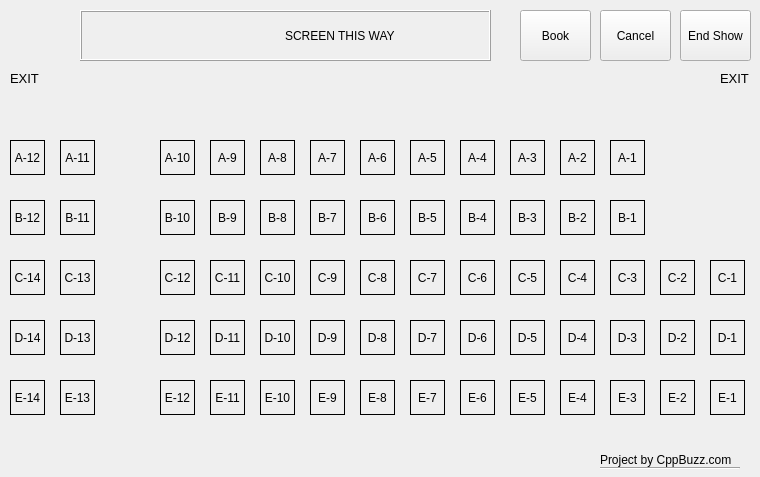
<?xml version="1.0" encoding="UTF-8"?>
<ui version="4.0">
 <class>MainWindow</class>
 <widget class="QMainWindow" name="MainWindow">
  <property name="geometry">
   <rect>
    <x>0</x>
    <y>0</y>
    <width>760</width>
    <height>477</height>
   </rect>
  </property>
  <property name="windowTitle">
   <string>Movie Ticket Booking 1.0</string>
  </property>
  <widget class="QWidget" name="centralWidget">
   <widget class="QPushButton" name="btnBook">
    <property name="geometry">
     <rect>
      <x>520</x>
      <y>10</y>
      <width>71</width>
      <height>51</height>
     </rect>
    </property>
    <property name="text">
     <string>Book</string>
    </property>
   </widget>
   <widget class="QPushButton" name="btnCancel">
    <property name="geometry">
     <rect>
      <x>600</x>
      <y>10</y>
      <width>71</width>
      <height>51</height>
     </rect>
    </property>
    <property name="text">
     <string>Cancel</string>
    </property>
   </widget>
   <widget class="QPushButton" name="btnReset">
    <property name="geometry">
     <rect>
      <x>680</x>
      <y>10</y>
      <width>71</width>
      <height>51</height>
     </rect>
    </property>
    <property name="text">
     <string>End Show</string>
    </property>
   </widget>
   <widget class="QLabel" name="label">
    <property name="geometry">
     <rect>
      <x>720</x>
      <y>70</y>
      <width>31</width>
      <height>16</height>
     </rect>
    </property>
    <property name="font">
     <font>
      <pointsize>10</pointsize>
     </font>
    </property>
    <property name="text">
     <string>EXIT</string>
    </property>
   </widget>
   <widget class="QLabel" name="label_2">
    <property name="geometry">
     <rect>
      <x>10</x>
      <y>70</y>
      <width>31</width>
      <height>16</height>
     </rect>
    </property>
    <property name="font">
     <font>
      <pointsize>10</pointsize>
     </font>
    </property>
    <property name="text">
     <string>EXIT</string>
    </property>
   </widget>
   <widget class="QLabel" name="label_3">
    <property name="geometry">
     <rect>
      <x>80</x>
      <y>10</y>
      <width>411</width>
      <height>51</height>
     </rect>
    </property>
    <property name="frameShape">
     <enum>QFrame::Box</enum>
    </property>
    <property name="frameShadow">
     <enum>QFrame::Raised</enum>
    </property>
    <property name="text">
     <string>                                                             SCREEN THIS WAY</string>
    </property>
    <property name="alignment">
     <set>Qt::AlignJustify|Qt::AlignVCenter</set>
    </property>
   </widget>
   <widget class="QLabel" name="lblA1">
    <property name="geometry">
     <rect>
      <x>610</x>
      <y>140</y>
      <width>35</width>
      <height>35</height>
     </rect>
    </property>
    <property name="frameShape">
     <enum>QFrame::Box</enum>
    </property>
    <property name="text">
     <string>A-1</string>
    </property>
    <property name="alignment">
     <set>Qt::AlignCenter</set>
    </property>
   </widget>
   <widget class="QLabel" name="lblA2">
    <property name="geometry">
     <rect>
      <x>560</x>
      <y>140</y>
      <width>35</width>
      <height>35</height>
     </rect>
    </property>
    <property name="frameShape">
     <enum>QFrame::Box</enum>
    </property>
    <property name="text">
     <string>A-2</string>
    </property>
    <property name="alignment">
     <set>Qt::AlignCenter</set>
    </property>
   </widget>
   <widget class="QLabel" name="lblA3">
    <property name="geometry">
     <rect>
      <x>510</x>
      <y>140</y>
      <width>35</width>
      <height>35</height>
     </rect>
    </property>
    <property name="frameShape">
     <enum>QFrame::Box</enum>
    </property>
    <property name="text">
     <string>A-3</string>
    </property>
    <property name="alignment">
     <set>Qt::AlignCenter</set>
    </property>
   </widget>
   <widget class="QLabel" name="lblA5">
    <property name="geometry">
     <rect>
      <x>410</x>
      <y>140</y>
      <width>35</width>
      <height>35</height>
     </rect>
    </property>
    <property name="frameShape">
     <enum>QFrame::Box</enum>
    </property>
    <property name="text">
     <string>A-5</string>
    </property>
    <property name="alignment">
     <set>Qt::AlignCenter</set>
    </property>
   </widget>
   <widget class="QLabel" name="lblA6">
    <property name="geometry">
     <rect>
      <x>360</x>
      <y>140</y>
      <width>35</width>
      <height>35</height>
     </rect>
    </property>
    <property name="frameShape">
     <enum>QFrame::Box</enum>
    </property>
    <property name="text">
     <string>A-6</string>
    </property>
    <property name="alignment">
     <set>Qt::AlignCenter</set>
    </property>
   </widget>
   <widget class="QLabel" name="lblA4">
    <property name="geometry">
     <rect>
      <x>460</x>
      <y>140</y>
      <width>35</width>
      <height>35</height>
     </rect>
    </property>
    <property name="frameShape">
     <enum>QFrame::Box</enum>
    </property>
    <property name="text">
     <string>A-4</string>
    </property>
    <property name="alignment">
     <set>Qt::AlignCenter</set>
    </property>
   </widget>
   <widget class="QLabel" name="lblA8">
    <property name="geometry">
     <rect>
      <x>260</x>
      <y>140</y>
      <width>35</width>
      <height>35</height>
     </rect>
    </property>
    <property name="frameShape">
     <enum>QFrame::Box</enum>
    </property>
    <property name="text">
     <string>A-8</string>
    </property>
    <property name="alignment">
     <set>Qt::AlignCenter</set>
    </property>
   </widget>
   <widget class="QLabel" name="lblA9">
    <property name="geometry">
     <rect>
      <x>210</x>
      <y>140</y>
      <width>35</width>
      <height>35</height>
     </rect>
    </property>
    <property name="frameShape">
     <enum>QFrame::Box</enum>
    </property>
    <property name="text">
     <string>A-9</string>
    </property>
    <property name="alignment">
     <set>Qt::AlignCenter</set>
    </property>
   </widget>
   <widget class="QLabel" name="lblA7">
    <property name="geometry">
     <rect>
      <x>310</x>
      <y>140</y>
      <width>35</width>
      <height>35</height>
     </rect>
    </property>
    <property name="frameShape">
     <enum>QFrame::Box</enum>
    </property>
    <property name="text">
     <string>A-7</string>
    </property>
    <property name="alignment">
     <set>Qt::AlignCenter</set>
    </property>
   </widget>
   <widget class="QLabel" name="lblA12">
    <property name="geometry">
     <rect>
      <x>10</x>
      <y>140</y>
      <width>35</width>
      <height>35</height>
     </rect>
    </property>
    <property name="frameShape">
     <enum>QFrame::Box</enum>
    </property>
    <property name="text">
     <string>A-12</string>
    </property>
    <property name="alignment">
     <set>Qt::AlignCenter</set>
    </property>
   </widget>
   <widget class="QLabel" name="lblA11">
    <property name="geometry">
     <rect>
      <x>60</x>
      <y>140</y>
      <width>35</width>
      <height>35</height>
     </rect>
    </property>
    <property name="frameShape">
     <enum>QFrame::Box</enum>
    </property>
    <property name="text">
     <string>A-11</string>
    </property>
    <property name="alignment">
     <set>Qt::AlignCenter</set>
    </property>
   </widget>
   <widget class="QLabel" name="lblA10">
    <property name="geometry">
     <rect>
      <x>160</x>
      <y>140</y>
      <width>35</width>
      <height>35</height>
     </rect>
    </property>
    <property name="frameShape">
     <enum>QFrame::Box</enum>
    </property>
    <property name="text">
     <string>A-10</string>
    </property>
    <property name="alignment">
     <set>Qt::AlignCenter</set>
    </property>
   </widget>
   <widget class="QLabel" name="lblB2">
    <property name="geometry">
     <rect>
      <x>560</x>
      <y>200</y>
      <width>35</width>
      <height>35</height>
     </rect>
    </property>
    <property name="frameShape">
     <enum>QFrame::Box</enum>
    </property>
    <property name="text">
     <string>B-2</string>
    </property>
    <property name="alignment">
     <set>Qt::AlignCenter</set>
    </property>
   </widget>
   <widget class="QLabel" name="lblB6">
    <property name="geometry">
     <rect>
      <x>360</x>
      <y>200</y>
      <width>35</width>
      <height>35</height>
     </rect>
    </property>
    <property name="frameShape">
     <enum>QFrame::Box</enum>
    </property>
    <property name="text">
     <string>B-6</string>
    </property>
    <property name="alignment">
     <set>Qt::AlignCenter</set>
    </property>
   </widget>
   <widget class="QLabel" name="lblB11">
    <property name="geometry">
     <rect>
      <x>60</x>
      <y>200</y>
      <width>35</width>
      <height>35</height>
     </rect>
    </property>
    <property name="frameShape">
     <enum>QFrame::Box</enum>
    </property>
    <property name="text">
     <string>B-11</string>
    </property>
    <property name="alignment">
     <set>Qt::AlignCenter</set>
    </property>
   </widget>
   <widget class="QLabel" name="lblB3">
    <property name="geometry">
     <rect>
      <x>510</x>
      <y>200</y>
      <width>35</width>
      <height>35</height>
     </rect>
    </property>
    <property name="frameShape">
     <enum>QFrame::Box</enum>
    </property>
    <property name="text">
     <string>B-3</string>
    </property>
    <property name="alignment">
     <set>Qt::AlignCenter</set>
    </property>
   </widget>
   <widget class="QLabel" name="lblB7">
    <property name="geometry">
     <rect>
      <x>310</x>
      <y>200</y>
      <width>35</width>
      <height>35</height>
     </rect>
    </property>
    <property name="frameShape">
     <enum>QFrame::Box</enum>
    </property>
    <property name="text">
     <string>B-7</string>
    </property>
    <property name="alignment">
     <set>Qt::AlignCenter</set>
    </property>
   </widget>
   <widget class="QLabel" name="lblB1">
    <property name="geometry">
     <rect>
      <x>610</x>
      <y>200</y>
      <width>35</width>
      <height>35</height>
     </rect>
    </property>
    <property name="frameShape">
     <enum>QFrame::Box</enum>
    </property>
    <property name="text">
     <string>B-1</string>
    </property>
    <property name="alignment">
     <set>Qt::AlignCenter</set>
    </property>
   </widget>
   <widget class="QLabel" name="lblB9">
    <property name="geometry">
     <rect>
      <x>210</x>
      <y>200</y>
      <width>35</width>
      <height>35</height>
     </rect>
    </property>
    <property name="frameShape">
     <enum>QFrame::Box</enum>
    </property>
    <property name="text">
     <string>B-9</string>
    </property>
    <property name="alignment">
     <set>Qt::AlignCenter</set>
    </property>
   </widget>
   <widget class="QLabel" name="lblB12">
    <property name="geometry">
     <rect>
      <x>10</x>
      <y>200</y>
      <width>35</width>
      <height>35</height>
     </rect>
    </property>
    <property name="frameShape">
     <enum>QFrame::Box</enum>
    </property>
    <property name="text">
     <string>B-12</string>
    </property>
    <property name="alignment">
     <set>Qt::AlignCenter</set>
    </property>
   </widget>
   <widget class="QLabel" name="lblB4">
    <property name="geometry">
     <rect>
      <x>460</x>
      <y>200</y>
      <width>35</width>
      <height>35</height>
     </rect>
    </property>
    <property name="frameShape">
     <enum>QFrame::Box</enum>
    </property>
    <property name="text">
     <string>B-4</string>
    </property>
    <property name="alignment">
     <set>Qt::AlignCenter</set>
    </property>
   </widget>
   <widget class="QLabel" name="lblB10">
    <property name="geometry">
     <rect>
      <x>160</x>
      <y>200</y>
      <width>35</width>
      <height>35</height>
     </rect>
    </property>
    <property name="frameShape">
     <enum>QFrame::Box</enum>
    </property>
    <property name="text">
     <string>B-10</string>
    </property>
    <property name="alignment">
     <set>Qt::AlignCenter</set>
    </property>
   </widget>
   <widget class="QLabel" name="lblB5">
    <property name="geometry">
     <rect>
      <x>410</x>
      <y>200</y>
      <width>35</width>
      <height>35</height>
     </rect>
    </property>
    <property name="frameShape">
     <enum>QFrame::Box</enum>
    </property>
    <property name="text">
     <string>B-5</string>
    </property>
    <property name="alignment">
     <set>Qt::AlignCenter</set>
    </property>
   </widget>
   <widget class="QLabel" name="lblB8">
    <property name="geometry">
     <rect>
      <x>260</x>
      <y>200</y>
      <width>35</width>
      <height>35</height>
     </rect>
    </property>
    <property name="frameShape">
     <enum>QFrame::Box</enum>
    </property>
    <property name="text">
     <string>B-8</string>
    </property>
    <property name="alignment">
     <set>Qt::AlignCenter</set>
    </property>
   </widget>
   <widget class="QLabel" name="lblC4">
    <property name="geometry">
     <rect>
      <x>560</x>
      <y>260</y>
      <width>35</width>
      <height>35</height>
     </rect>
    </property>
    <property name="frameShape">
     <enum>QFrame::Box</enum>
    </property>
    <property name="text">
     <string>C-4</string>
    </property>
    <property name="alignment">
     <set>Qt::AlignCenter</set>
    </property>
   </widget>
   <widget class="QLabel" name="lblC8">
    <property name="geometry">
     <rect>
      <x>360</x>
      <y>260</y>
      <width>35</width>
      <height>35</height>
     </rect>
    </property>
    <property name="frameShape">
     <enum>QFrame::Box</enum>
    </property>
    <property name="text">
     <string>C-8</string>
    </property>
    <property name="alignment">
     <set>Qt::AlignCenter</set>
    </property>
   </widget>
   <widget class="QLabel" name="lblC13">
    <property name="geometry">
     <rect>
      <x>60</x>
      <y>260</y>
      <width>35</width>
      <height>35</height>
     </rect>
    </property>
    <property name="frameShape">
     <enum>QFrame::Box</enum>
    </property>
    <property name="text">
     <string>C-13</string>
    </property>
    <property name="alignment">
     <set>Qt::AlignCenter</set>
    </property>
   </widget>
   <widget class="QLabel" name="lblC5">
    <property name="geometry">
     <rect>
      <x>510</x>
      <y>260</y>
      <width>35</width>
      <height>35</height>
     </rect>
    </property>
    <property name="frameShape">
     <enum>QFrame::Box</enum>
    </property>
    <property name="text">
     <string>C-5</string>
    </property>
    <property name="alignment">
     <set>Qt::AlignCenter</set>
    </property>
   </widget>
   <widget class="QLabel" name="lblC9">
    <property name="geometry">
     <rect>
      <x>310</x>
      <y>260</y>
      <width>35</width>
      <height>35</height>
     </rect>
    </property>
    <property name="frameShape">
     <enum>QFrame::Box</enum>
    </property>
    <property name="text">
     <string>C-9</string>
    </property>
    <property name="alignment">
     <set>Qt::AlignCenter</set>
    </property>
   </widget>
   <widget class="QLabel" name="lblC3">
    <property name="geometry">
     <rect>
      <x>610</x>
      <y>260</y>
      <width>35</width>
      <height>35</height>
     </rect>
    </property>
    <property name="frameShape">
     <enum>QFrame::Box</enum>
    </property>
    <property name="text">
     <string>C-3</string>
    </property>
    <property name="alignment">
     <set>Qt::AlignCenter</set>
    </property>
   </widget>
   <widget class="QLabel" name="lblC11">
    <property name="geometry">
     <rect>
      <x>210</x>
      <y>260</y>
      <width>35</width>
      <height>35</height>
     </rect>
    </property>
    <property name="frameShape">
     <enum>QFrame::Box</enum>
    </property>
    <property name="text">
     <string>C-11</string>
    </property>
    <property name="alignment">
     <set>Qt::AlignCenter</set>
    </property>
   </widget>
   <widget class="QLabel" name="lblC14">
    <property name="geometry">
     <rect>
      <x>10</x>
      <y>260</y>
      <width>35</width>
      <height>35</height>
     </rect>
    </property>
    <property name="frameShape">
     <enum>QFrame::Box</enum>
    </property>
    <property name="text">
     <string>C-14</string>
    </property>
    <property name="alignment">
     <set>Qt::AlignCenter</set>
    </property>
   </widget>
   <widget class="QLabel" name="lblC6">
    <property name="geometry">
     <rect>
      <x>460</x>
      <y>260</y>
      <width>35</width>
      <height>35</height>
     </rect>
    </property>
    <property name="frameShape">
     <enum>QFrame::Box</enum>
    </property>
    <property name="text">
     <string>C-6</string>
    </property>
    <property name="alignment">
     <set>Qt::AlignCenter</set>
    </property>
   </widget>
   <widget class="QLabel" name="lblC12">
    <property name="geometry">
     <rect>
      <x>160</x>
      <y>260</y>
      <width>35</width>
      <height>35</height>
     </rect>
    </property>
    <property name="frameShape">
     <enum>QFrame::Box</enum>
    </property>
    <property name="text">
     <string>C-12</string>
    </property>
    <property name="alignment">
     <set>Qt::AlignCenter</set>
    </property>
   </widget>
   <widget class="QLabel" name="lblC7">
    <property name="geometry">
     <rect>
      <x>410</x>
      <y>260</y>
      <width>35</width>
      <height>35</height>
     </rect>
    </property>
    <property name="frameShape">
     <enum>QFrame::Box</enum>
    </property>
    <property name="text">
     <string>C-7</string>
    </property>
    <property name="alignment">
     <set>Qt::AlignCenter</set>
    </property>
   </widget>
   <widget class="QLabel" name="lblC10">
    <property name="geometry">
     <rect>
      <x>260</x>
      <y>260</y>
      <width>35</width>
      <height>35</height>
     </rect>
    </property>
    <property name="frameShape">
     <enum>QFrame::Box</enum>
    </property>
    <property name="text">
     <string>C-10</string>
    </property>
    <property name="alignment">
     <set>Qt::AlignCenter</set>
    </property>
   </widget>
   <widget class="QLabel" name="lblD4">
    <property name="geometry">
     <rect>
      <x>560</x>
      <y>320</y>
      <width>35</width>
      <height>35</height>
     </rect>
    </property>
    <property name="frameShape">
     <enum>QFrame::Box</enum>
    </property>
    <property name="text">
     <string>D-4</string>
    </property>
    <property name="alignment">
     <set>Qt::AlignCenter</set>
    </property>
   </widget>
   <widget class="QLabel" name="lblD8">
    <property name="geometry">
     <rect>
      <x>360</x>
      <y>320</y>
      <width>35</width>
      <height>35</height>
     </rect>
    </property>
    <property name="frameShape">
     <enum>QFrame::Box</enum>
    </property>
    <property name="text">
     <string>D-8</string>
    </property>
    <property name="alignment">
     <set>Qt::AlignCenter</set>
    </property>
   </widget>
   <widget class="QLabel" name="lblD13">
    <property name="geometry">
     <rect>
      <x>60</x>
      <y>320</y>
      <width>35</width>
      <height>35</height>
     </rect>
    </property>
    <property name="frameShape">
     <enum>QFrame::Box</enum>
    </property>
    <property name="text">
     <string>D-13</string>
    </property>
    <property name="alignment">
     <set>Qt::AlignCenter</set>
    </property>
   </widget>
   <widget class="QLabel" name="lblD5">
    <property name="geometry">
     <rect>
      <x>510</x>
      <y>320</y>
      <width>35</width>
      <height>35</height>
     </rect>
    </property>
    <property name="frameShape">
     <enum>QFrame::Box</enum>
    </property>
    <property name="text">
     <string>D-5</string>
    </property>
    <property name="alignment">
     <set>Qt::AlignCenter</set>
    </property>
   </widget>
   <widget class="QLabel" name="lblD9">
    <property name="geometry">
     <rect>
      <x>310</x>
      <y>320</y>
      <width>35</width>
      <height>35</height>
     </rect>
    </property>
    <property name="frameShape">
     <enum>QFrame::Box</enum>
    </property>
    <property name="text">
     <string>D-9</string>
    </property>
    <property name="alignment">
     <set>Qt::AlignCenter</set>
    </property>
   </widget>
   <widget class="QLabel" name="lblD3">
    <property name="geometry">
     <rect>
      <x>610</x>
      <y>320</y>
      <width>35</width>
      <height>35</height>
     </rect>
    </property>
    <property name="frameShape">
     <enum>QFrame::Box</enum>
    </property>
    <property name="text">
     <string>D-3</string>
    </property>
    <property name="alignment">
     <set>Qt::AlignCenter</set>
    </property>
   </widget>
   <widget class="QLabel" name="lblD11">
    <property name="geometry">
     <rect>
      <x>210</x>
      <y>320</y>
      <width>35</width>
      <height>35</height>
     </rect>
    </property>
    <property name="frameShape">
     <enum>QFrame::Box</enum>
    </property>
    <property name="text">
     <string>D-11</string>
    </property>
    <property name="alignment">
     <set>Qt::AlignCenter</set>
    </property>
   </widget>
   <widget class="QLabel" name="lblD14">
    <property name="geometry">
     <rect>
      <x>10</x>
      <y>320</y>
      <width>35</width>
      <height>35</height>
     </rect>
    </property>
    <property name="frameShape">
     <enum>QFrame::Box</enum>
    </property>
    <property name="text">
     <string>D-14</string>
    </property>
    <property name="alignment">
     <set>Qt::AlignCenter</set>
    </property>
   </widget>
   <widget class="QLabel" name="lblD6">
    <property name="geometry">
     <rect>
      <x>460</x>
      <y>320</y>
      <width>35</width>
      <height>35</height>
     </rect>
    </property>
    <property name="frameShape">
     <enum>QFrame::Box</enum>
    </property>
    <property name="text">
     <string>D-6</string>
    </property>
    <property name="alignment">
     <set>Qt::AlignCenter</set>
    </property>
   </widget>
   <widget class="QLabel" name="lblD12">
    <property name="geometry">
     <rect>
      <x>160</x>
      <y>320</y>
      <width>35</width>
      <height>35</height>
     </rect>
    </property>
    <property name="frameShape">
     <enum>QFrame::Box</enum>
    </property>
    <property name="text">
     <string>D-12</string>
    </property>
    <property name="alignment">
     <set>Qt::AlignCenter</set>
    </property>
   </widget>
   <widget class="QLabel" name="lblD7">
    <property name="geometry">
     <rect>
      <x>410</x>
      <y>320</y>
      <width>35</width>
      <height>35</height>
     </rect>
    </property>
    <property name="frameShape">
     <enum>QFrame::Box</enum>
    </property>
    <property name="text">
     <string>D-7</string>
    </property>
    <property name="alignment">
     <set>Qt::AlignCenter</set>
    </property>
   </widget>
   <widget class="QLabel" name="lblD10">
    <property name="geometry">
     <rect>
      <x>260</x>
      <y>320</y>
      <width>35</width>
      <height>35</height>
     </rect>
    </property>
    <property name="frameShape">
     <enum>QFrame::Box</enum>
    </property>
    <property name="text">
     <string>D-10</string>
    </property>
    <property name="alignment">
     <set>Qt::AlignCenter</set>
    </property>
   </widget>
   <widget class="QLabel" name="lblE4">
    <property name="geometry">
     <rect>
      <x>560</x>
      <y>380</y>
      <width>35</width>
      <height>35</height>
     </rect>
    </property>
    <property name="frameShape">
     <enum>QFrame::Box</enum>
    </property>
    <property name="text">
     <string>E-4</string>
    </property>
    <property name="alignment">
     <set>Qt::AlignCenter</set>
    </property>
   </widget>
   <widget class="QLabel" name="lblE8">
    <property name="geometry">
     <rect>
      <x>360</x>
      <y>380</y>
      <width>35</width>
      <height>35</height>
     </rect>
    </property>
    <property name="frameShape">
     <enum>QFrame::Box</enum>
    </property>
    <property name="text">
     <string>E-8</string>
    </property>
    <property name="alignment">
     <set>Qt::AlignCenter</set>
    </property>
   </widget>
   <widget class="QLabel" name="lblE13">
    <property name="geometry">
     <rect>
      <x>60</x>
      <y>380</y>
      <width>35</width>
      <height>35</height>
     </rect>
    </property>
    <property name="frameShape">
     <enum>QFrame::Box</enum>
    </property>
    <property name="text">
     <string>E-13</string>
    </property>
    <property name="alignment">
     <set>Qt::AlignCenter</set>
    </property>
   </widget>
   <widget class="QLabel" name="lblE5">
    <property name="geometry">
     <rect>
      <x>510</x>
      <y>380</y>
      <width>35</width>
      <height>35</height>
     </rect>
    </property>
    <property name="frameShape">
     <enum>QFrame::Box</enum>
    </property>
    <property name="text">
     <string>E-5</string>
    </property>
    <property name="alignment">
     <set>Qt::AlignCenter</set>
    </property>
   </widget>
   <widget class="QLabel" name="lblE9">
    <property name="geometry">
     <rect>
      <x>310</x>
      <y>380</y>
      <width>35</width>
      <height>35</height>
     </rect>
    </property>
    <property name="frameShape">
     <enum>QFrame::Box</enum>
    </property>
    <property name="text">
     <string>E-9</string>
    </property>
    <property name="alignment">
     <set>Qt::AlignCenter</set>
    </property>
   </widget>
   <widget class="QLabel" name="lblE3">
    <property name="geometry">
     <rect>
      <x>610</x>
      <y>380</y>
      <width>35</width>
      <height>35</height>
     </rect>
    </property>
    <property name="frameShape">
     <enum>QFrame::Box</enum>
    </property>
    <property name="text">
     <string>E-3</string>
    </property>
    <property name="alignment">
     <set>Qt::AlignCenter</set>
    </property>
   </widget>
   <widget class="QLabel" name="lblE11">
    <property name="geometry">
     <rect>
      <x>210</x>
      <y>380</y>
      <width>35</width>
      <height>35</height>
     </rect>
    </property>
    <property name="frameShape">
     <enum>QFrame::Box</enum>
    </property>
    <property name="text">
     <string>E-11</string>
    </property>
    <property name="alignment">
     <set>Qt::AlignCenter</set>
    </property>
   </widget>
   <widget class="QLabel" name="lblE14">
    <property name="geometry">
     <rect>
      <x>10</x>
      <y>380</y>
      <width>35</width>
      <height>35</height>
     </rect>
    </property>
    <property name="frameShape">
     <enum>QFrame::Box</enum>
    </property>
    <property name="text">
     <string>E-14</string>
    </property>
    <property name="alignment">
     <set>Qt::AlignCenter</set>
    </property>
   </widget>
   <widget class="QLabel" name="lblE6">
    <property name="geometry">
     <rect>
      <x>460</x>
      <y>380</y>
      <width>35</width>
      <height>35</height>
     </rect>
    </property>
    <property name="frameShape">
     <enum>QFrame::Box</enum>
    </property>
    <property name="text">
     <string>E-6</string>
    </property>
    <property name="alignment">
     <set>Qt::AlignCenter</set>
    </property>
   </widget>
   <widget class="QLabel" name="lblE12">
    <property name="geometry">
     <rect>
      <x>160</x>
      <y>380</y>
      <width>35</width>
      <height>35</height>
     </rect>
    </property>
    <property name="frameShape">
     <enum>QFrame::Box</enum>
    </property>
    <property name="text">
     <string>E-12</string>
    </property>
    <property name="alignment">
     <set>Qt::AlignCenter</set>
    </property>
   </widget>
   <widget class="QLabel" name="lblE7">
    <property name="geometry">
     <rect>
      <x>410</x>
      <y>380</y>
      <width>35</width>
      <height>35</height>
     </rect>
    </property>
    <property name="frameShape">
     <enum>QFrame::Box</enum>
    </property>
    <property name="text">
     <string>E-7</string>
    </property>
    <property name="alignment">
     <set>Qt::AlignCenter</set>
    </property>
   </widget>
   <widget class="QLabel" name="lblE10">
    <property name="geometry">
     <rect>
      <x>260</x>
      <y>380</y>
      <width>35</width>
      <height>35</height>
     </rect>
    </property>
    <property name="frameShape">
     <enum>QFrame::Box</enum>
    </property>
    <property name="text">
     <string>E-10</string>
    </property>
    <property name="alignment">
     <set>Qt::AlignCenter</set>
    </property>
   </widget>
   <widget class="QLabel" name="lblC2">
    <property name="geometry">
     <rect>
      <x>660</x>
      <y>260</y>
      <width>35</width>
      <height>35</height>
     </rect>
    </property>
    <property name="frameShape">
     <enum>QFrame::Box</enum>
    </property>
    <property name="text">
     <string>C-2</string>
    </property>
    <property name="alignment">
     <set>Qt::AlignCenter</set>
    </property>
   </widget>
   <widget class="QLabel" name="lblC1">
    <property name="geometry">
     <rect>
      <x>710</x>
      <y>260</y>
      <width>35</width>
      <height>35</height>
     </rect>
    </property>
    <property name="frameShape">
     <enum>QFrame::Box</enum>
    </property>
    <property name="text">
     <string>C-1</string>
    </property>
    <property name="alignment">
     <set>Qt::AlignCenter</set>
    </property>
   </widget>
   <widget class="QLabel" name="lblD1">
    <property name="geometry">
     <rect>
      <x>710</x>
      <y>320</y>
      <width>35</width>
      <height>35</height>
     </rect>
    </property>
    <property name="frameShape">
     <enum>QFrame::Box</enum>
    </property>
    <property name="text">
     <string>D-1</string>
    </property>
    <property name="alignment">
     <set>Qt::AlignCenter</set>
    </property>
   </widget>
   <widget class="QLabel" name="lblD2">
    <property name="geometry">
     <rect>
      <x>660</x>
      <y>320</y>
      <width>35</width>
      <height>35</height>
     </rect>
    </property>
    <property name="frameShape">
     <enum>QFrame::Box</enum>
    </property>
    <property name="text">
     <string>D-2</string>
    </property>
    <property name="alignment">
     <set>Qt::AlignCenter</set>
    </property>
   </widget>
   <widget class="QLabel" name="lblE1">
    <property name="geometry">
     <rect>
      <x>710</x>
      <y>380</y>
      <width>35</width>
      <height>35</height>
     </rect>
    </property>
    <property name="frameShape">
     <enum>QFrame::Box</enum>
    </property>
    <property name="text">
     <string>E-1</string>
    </property>
    <property name="alignment">
     <set>Qt::AlignCenter</set>
    </property>
   </widget>
   <widget class="QLabel" name="lblE2">
    <property name="geometry">
     <rect>
      <x>660</x>
      <y>380</y>
      <width>35</width>
      <height>35</height>
     </rect>
    </property>
    <property name="frameShape">
     <enum>QFrame::Box</enum>
    </property>
    <property name="text">
     <string>E-2</string>
    </property>
    <property name="alignment">
     <set>Qt::AlignCenter</set>
    </property>
   </widget>
   <widget class="QLabel" name="lblInfoImage">
    <property name="geometry">
     <rect>
      <x>330</x>
      <y>423</y>
      <width>101</width>
      <height>41</height>
     </rect>
    </property>
    <property name="text">
     <string/>
    </property>
   </widget>
   <widget class="QLabel" name="label_4">
    <property name="geometry">
     <rect>
      <x>600</x>
      <y>450</y>
      <width>141</width>
      <height>20</height>
     </rect>
    </property>
    <property name="font">
     <font>
      <pointsize>9</pointsize>
     </font>
    </property>
    <property name="text">
     <string>Project by CppBuzz.com</string>
    </property>
   </widget>
   <widget class="Line" name="line">
    <property name="geometry">
     <rect>
      <x>600</x>
      <y>460</y>
      <width>140</width>
      <height>16</height>
     </rect>
    </property>
    <property name="orientation">
     <enum>Qt::Horizontal</enum>
    </property>
   </widget>
  </widget>
 </widget>
 <layoutdefault spacing="6" margin="11"/>
 <resources/>
 <connections/>
</ui>
